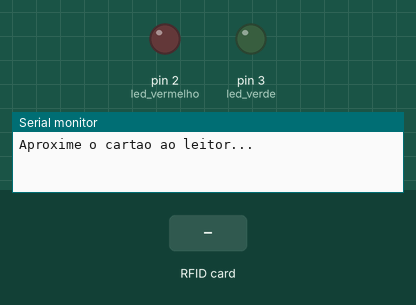
This sketch was run on a simulated Arduino Uno, built with avr-gcc and run on an emulated ATmega328P. Parts: output pins drawn as LEDs (lit = HIGH), the last lines printed to the serial monitor. Dashed ring = blinking. Inputs (shaded band) come from the test bench. Pins used as bus, display or sensor lines are not drawn.

Above: at 1.2 s.
1.3 s: RFID card E5 75 23 1C held to the reader
At 1.4 s:
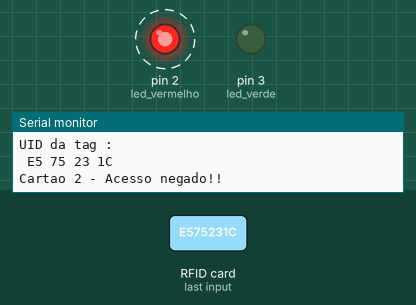
4.3 s: RFID card 65 5F 48 BE held to the reader
At 5.5 s:
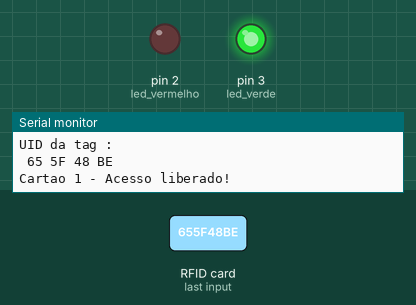
Timing chart, 0 to 8.8 s (numbered marks = the images above; inputs shaded):
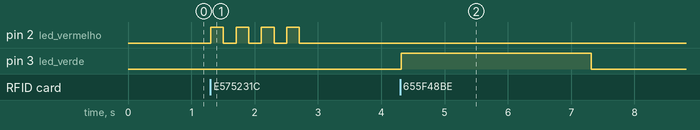

Measured:
- after the input at 1.3 s, pin 2 (led_vermelho): alternates HIGH for 0.20 s and LOW for 0.20 s, 8 changes in all, then stays LOW, starting at once
- after the input at 4.3 s, pin 3 (led_verde): LOW → HIGH at once, → LOW 3.0 s later

The sketch:

programa_controle_de_acesso_modulo_rfid.ino
```cpp
// TÍTULO : Programa Para Controle de Acesso com Módulo RFID
// Autor : Ângelo Meneguini

#include <SPI.h>                                                             // Incluimos a biblioteca SPI
#include <MFRC522.h>                                                         // Incluimos a biblioteca MFRC522 para o módulo RFID

#define SS_PIN 10                                                            // Definindo o pino para conexão do módulo RFID
#define RST_PIN 9                                                            // Definindo o pino para conexão do módulo RFID

MFRC522 mfrc522(SS_PIN, RST_PIN);                                            // Informa no programa quais os pinos de comunicação ao módulo

#define led_verde 3                                                          // Define o pino 3 para conectarmos o LED verde (acesso liberado)
#define led_vermelho 2                                                       // Define o pino 2 para conectarmos o LED vermelho (acesso negado)

char st[20];                                                                 // Cria um espaço na memória para armazenar a string

void setup()
{
  pinMode(led_verde, OUTPUT);                                                // Configura o pino que o LED verde está conectado como saída
  pinMode(led_vermelho, OUTPUT);                                             // Configura o pino que o LED vermelho está conectado com saída
  Serial.begin(9600);                                                        // Inicia a comunicação serial
  SPI.begin();                                                               // Inicia a comunicação SPI
  mfrc522.PCD_Init();                                                        // Inicializa a biblioteca MFRC522
  Serial.println("Aproxime o cartao ao leitor...");                          // Apresenta a frase na janela serial
  Serial.println();
} // end setup()

void loop()
{
  if ( ! mfrc522.PICC_IsNewCardPresent())                                    // Aguarda o cartão ser aproximado
  {
    return;
  } // end if()
  if ( ! mfrc522.PICC_ReadCardSerial())                                      // Seleciona um dos cartões
  {
    return;
  } // end if()

  Serial.println("UID da tag :");                                              // Apresenta o ID do cartão na comunicação serial
  String conteudo= "";
  byte letra;

  for (byte i = 0; i < mfrc522.uid.size; i++)
  {
     Serial.print(mfrc522.uid.uidByte[i] < 0x10 ? " 0" : " ");
     Serial.print(mfrc522.uid.uidByte[i], HEX);
     conteudo.concat(String(mfrc522.uid.uidByte[i] < 0x10 ? " 0" : " "));
     conteudo.concat(String(mfrc522.uid.uidByte[i], HEX));
  } // end for()
  Serial.println();

  conteudo.toUpperCase();

  if (conteudo.substring(1) == "65 5F 48 BE")                                 // Verifica se o cartão 1 foi lido
  {
    digitalWrite(led_verde, HIGH);                                            // Acende o LED verde
    Serial.println("Cartao 1 - Acesso liberado!");                            // Apresenta na serial que o acesso foi liberado
    Serial.println();
    delay(3000);                                                              // Espera o 3 segundos mantendo o LED aceso
    digitalWrite(led_verde, LOW);                                             // Apaga o LED verde
    } // end for()

  if (conteudo.substring(1) == "E5 75 23 1C")                                 // Verifica se o cartão 2 foi lido

  {
    Serial.println("Cartao 2 - Acesso negado!!");                             // Apresenta que o acesso foi negado
    Serial.println();
    // Pisca o led vermelho
    for (int i= 1; i<5 ; i++)                                                 // Pisca o LED vermelho
    {
      digitalWrite(led_vermelho, HIGH);
      delay(200);
      digitalWrite(led_vermelho, LOW);
      delay(200);
    } // end for()
  } // end for()
  delay(1000);                                                                // Espera 1 segundo
} // end loop()
```
